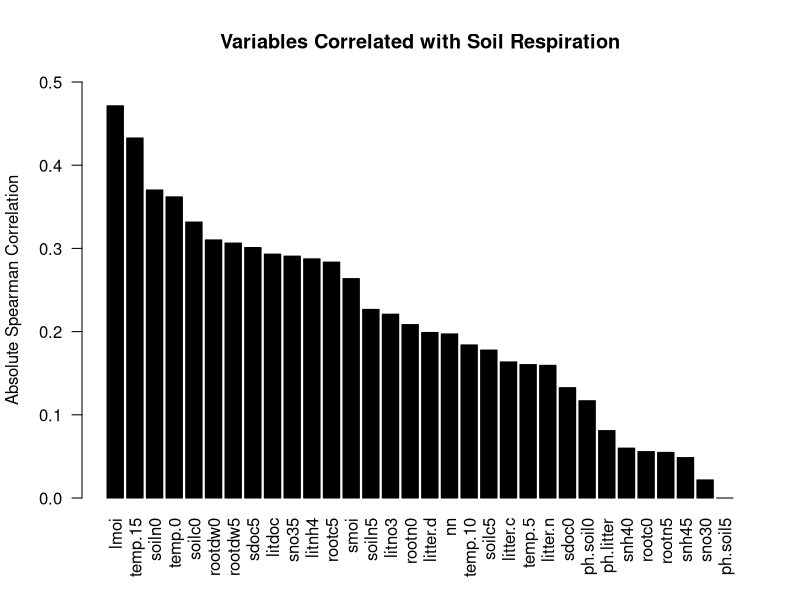
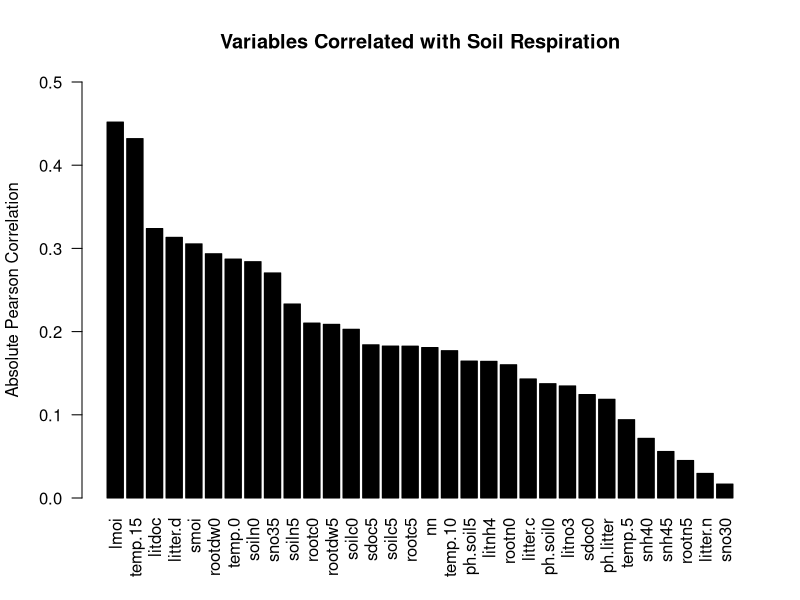
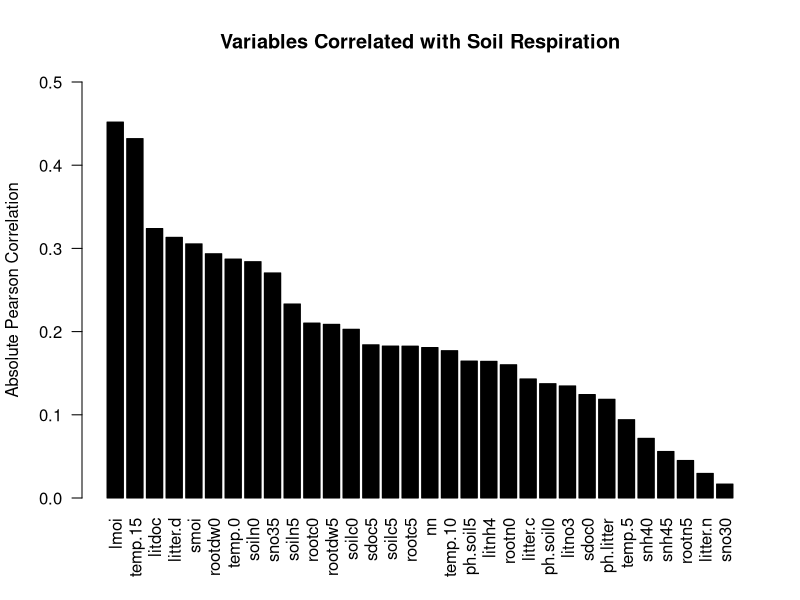
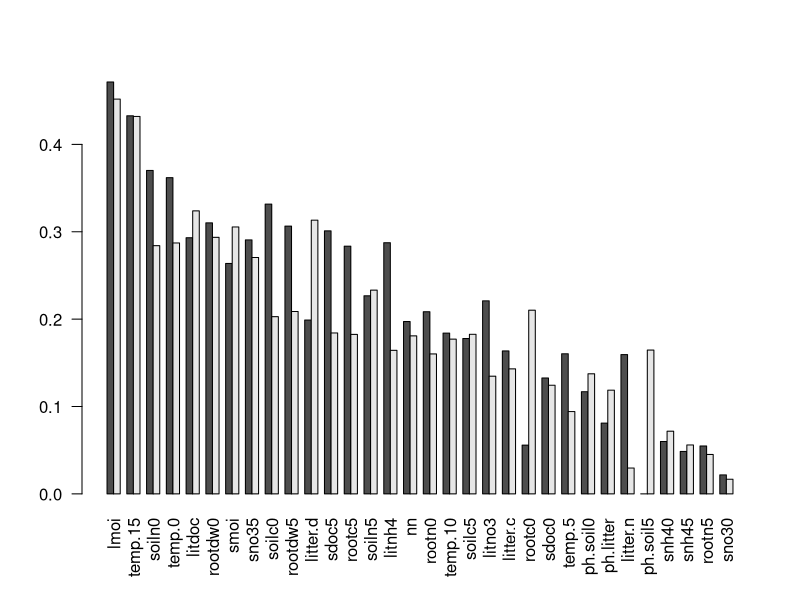
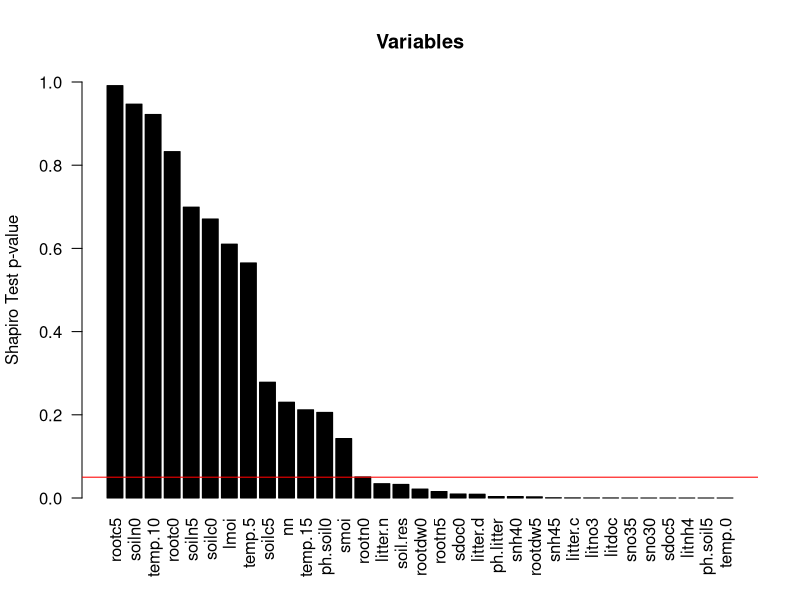
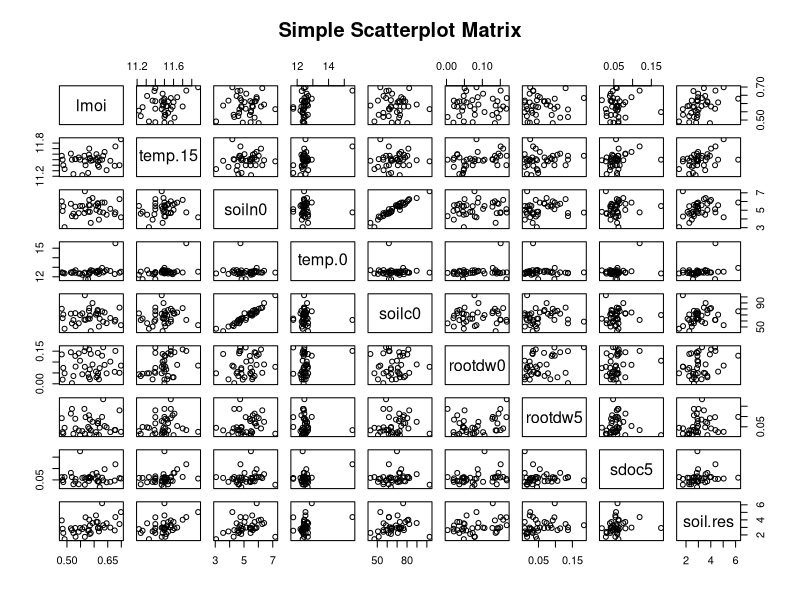
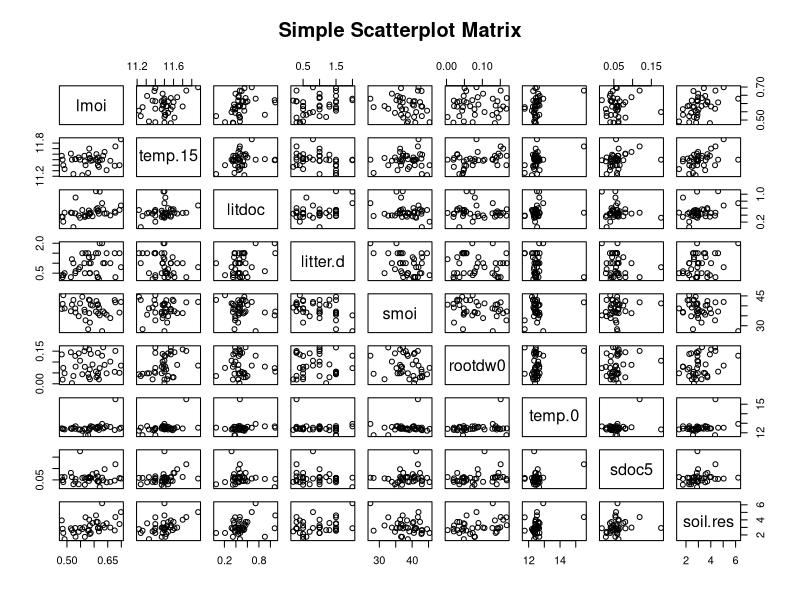

R code for these plots, in order:
hainich <- read.csv("hainich.csv", sep = ";", dec = ".")

# spearman (monoton)
hainich.spear <- abs(cor(hainich, method = "spearman"))["soil.res",-1]
hainich.spear.ordered <- hainich.spear[order(hainich.spear, decreasing = T)]
barplot(hainich.spear.ordered, las = 2, ylim = c(0,0.5), col = "black",
        ylab = "Absolute Spearman Correlation", main = "Variables Correlated with Soil Respiration")

# pearson (linear)
hainich.pear <- abs(cor(hainich, method = "pearson"))["soil.res",-1]
hainich.pear.ordered <- hainich.pear[order(hainich.pear, decreasing = T)]
barplot(hainich.pear.ordered, las = 2, ylim = c(0,0.5), col = "black",
        ylab = "Absolute Pearson Correlation", main = "Variables Correlated with Soil Respiration")
# p.value < 0.05 bedeuted nicht normalverteilt
shapiro.test(hainich[,1])$p.value

hainich.pear <- abs(cor(hainich, method = "pearson"))["soil.res",-1]
hainich.pear.ordered <- hainich.pear[order(hainich.pear, decreasing = T)]
barplot(hainich.pear.ordered, las = 2, ylim = c(0,0.5), col = "black",
        ylab = "Absolute Pearson Correlation", main = "Variables Correlated with Soil Respiration")

# Vergleich der Barplots
spearpear = t(data.frame(hainich.spear, hainich.pear))
spearpear.ordered <- spearpear[,order(apply(spearpear, c(2),FUN=mean), decreasing = T)]
barplot(as.matrix(spearpear.ordered), las = 2, beside=TRUE)

# Shapiro normalverteilt?
hainich.shapiro <- mapply(function(x) shapiro.test(x)$p.value,hainich)
hainich.shapiro.ordered <- hainich.shapiro[order(hainich.shapiro, decreasing = T)]
barplot(hainich.shapiro.ordered, las = 2, ylim = c(0,1), col = "black",
        ylab = "Shapiro Test p-value", main = "Variables")
abline(h=0.05, col="red")
shapiro.test(hainich[,14])

names(hainich.shapiro.ordered)

# Basic Scatterplot Matrix
## Top 15 Spearman Variablen
pairs(~ lmoi + temp.15 + soiln0 + temp.0 + soilc0 + rootdw0 + rootdw5 + sdoc5 + soil.res,data=hainich ,main="Simple Scatterplot Matrix")
## Top 15 Pearson Variablen
pairs(~ lmoi + temp.15 + litdoc + litter.d  + smoi + rootdw0 + temp.0 + sdoc5 + soil.res,data=hainich ,main="Simple Scatterplot Matrix")
